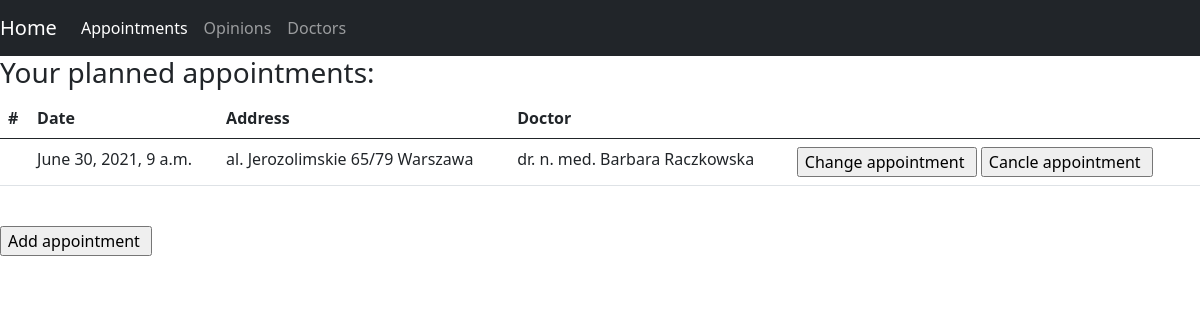
The page /appointments/ (signed in) on the database as committed earlier.
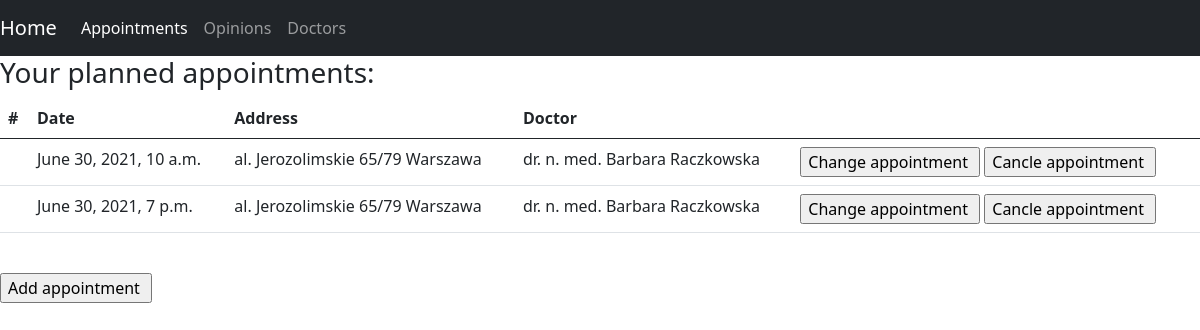
The same page on the database as committed later.
### project/models.py (models this page shows, shortened)
class Appointment(models.Model):
    doctor= models.ForeignKey(Doctor, related_name='doctor', on_delete=models.CASCADE)
    patient= models.ForeignKey(Profil, related_name='patient', on_delete=models.CASCADE)
    date = models.DateTimeField()
    address=  models.ForeignKey(Clinic, on_delete=models.CASCADE)
    class Meta:
        unique_together= ('patient','date')

class Clinic(models.Model):
    city = models.CharField(max_length=100)
    street= models.CharField(max_length=255)
    number= models.CharField(max_length=100)

class Doctor(models.Model):
    user= models.OneToOneField(User, on_delete=models.CASCADE, null=True)
    title= models.CharField(max_length=64, null=True)
    specialization= models.ManyToManyField(Specialization, null=True)
    def __str__(self):
        return f'{self.title} {self.user.first_name} {self.user.last_name}'

### project/views.py (the view)
# urls.py: path('appointments/', AppointmentsCiew.as_view(), name='appointments'),
class AppointmentsCiew(View):
    def get(self, request):
        appointments = Appointment.objects.filter(patient=Profil.objects.get(user=request.user))
        return render(request, 'appointments.html', {'appointments':appointments })

### templates/appointments.html
{% extends 'main.html' %}
{% block content %}
{% if user.is_authenticated %}
    {% if appointments %}
         <h3>Your planned appointments:</h3>
         <table class="table">
  <thead>
    <tr>
      <th scope="col">#</th>
      <th scope="col">Date</th>
      <th scope="col">Address</th>
      <th scope="col">Doctor</th>
        <th></th>
    </tr>
  </thead>
  <tbody>
  {% for appointment in appointments %}
    <tr>
      <th scope="row">{{ id }}</th>
      <td>{{ appointment.date }}</td>
      <td>{{ appointment.address.street }} {{ appointment.address.number }} {{ appointment.address.city }}</td>
      <td>{{ appointment.doctor }}</td>
      <td><input type="button" value="Change appointment " onclick="location.href='/edit-appointment/{{ appointment.id }}/'">
          <input type="button" value="Cancle appointment " onclick="location.href='/delete-appointment/{{ appointment.id }}/'"></td>
    </tr>
  {% endfor %}
  </tbody>
</table>
    {% endif %}
    <br>
     <input type="button" value="Add appointment " onclick="location.href='/add-appointment/'">
{% endif %}
{% endblock %}

### templates/main.html (shortened to what this page needs)
<!DOCTYPE html>
<html lang="en">
<head>
   <link href="https://cdn.jsdelivr.net/npm/bootstrap@5.0.1/dist/css/bootstrap.min.css" rel="stylesheet">
  </head>
<body>
<div class="content">
    <nav class="navbar navbar-expand-lg navbar navbar-dark bg-dark">
  <a class="navbar-brand" href="/main/">Home </a>
  <div class="collapse navbar-collapse" id="navbarNavAltMarkup">
    <div class="navbar-nav">
      <a class="nav-item nav-link active" href="/appointments/"> Appointments </a>
      <a class="nav-item nav-link" href="/opinions/">Opinions</a>
        <a class="nav-item nav-link" href="/doctors/">Doctors</a>
    </div>
  </div>
</nav>
{% block content %}{% endblock %}
</div>
</body>
</html>

Rows that differ between the two databases and show on the page:
added Appointment: date "June 30, 2021, 10 a.m.", address.street "al. Jerozolimskie", address.number "65/79", address.city "Warszawa", doctor "dr. n. med. Barbara Raczkowska"
changed Appointment: date "June 30, 2021, 9 a.m." → "June 30, 2021, 7 p.m."
